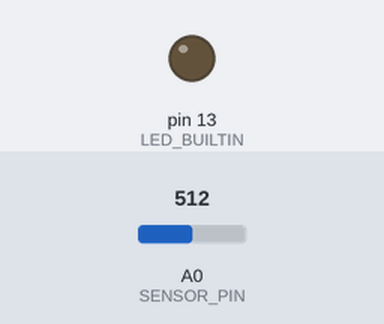
A sketch run on a simulated Arduino Uno, built with avr-gcc and run on an emulated ATmega328P. On the bench: output pins drawn as LEDs (lit = HIGH). The inputs (shaded band) are chosen by the test bench; at power-on: A0 (SENSOR_PIN) = 512. What the sketch prints to the serial monitor is not drawn.

Above: at 0.1 s.
At 2.1 s:
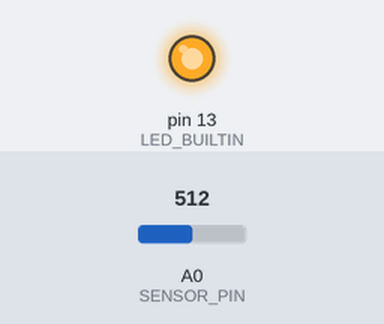
Timing chart, 0 to 5.8 s (numbered marks = the images above):
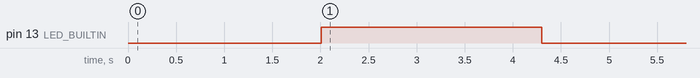

The sketch:

no-pad-1-soft-rectify.ino
```cpp
const int SENSOR_PIN = A0;

float baseline = 2048;   // tracks the slow-moving resting level
float envelope = 0;      // the smoothed "how hard is it flexing" value
int threshold = 300;     // placeholder — re-tune after watching the plotter

void setup() {
  Serial.begin(115200);
  delay(2000);
  pinMode(LED_BUILTIN, OUTPUT);
}

void loop() {
  int raw = analogRead(SENSOR_PIN);

  baseline += (raw - baseline) * 0.001;      // slowly follow DC drift
  float rectified = abs(raw - baseline);     // flip the negative swings positive
  envelope += (rectified - envelope) * 0.05; // smooth it into a rising/falling level

  Serial.print(envelope);
  Serial.print(",");
  Serial.println(threshold);

  digitalWrite(LED_BUILTIN, envelope > threshold ? HIGH : LOW);
  delayMicroseconds(500);  // sample much faster than before — needed to catch the wiggle
}
```

Measured:
- by itself, pin 13 (LED_BUILTIN): LOW → HIGH at 2.0 s, → LOW 2.3 s later
